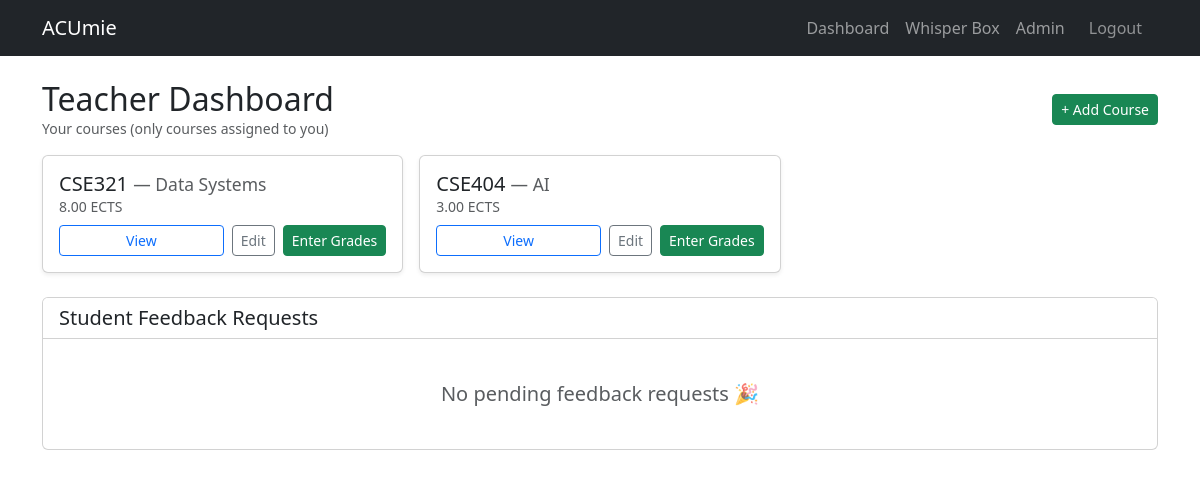
The page /grades/teacher/dashboard/ (signed in) on the database as committed earlier.
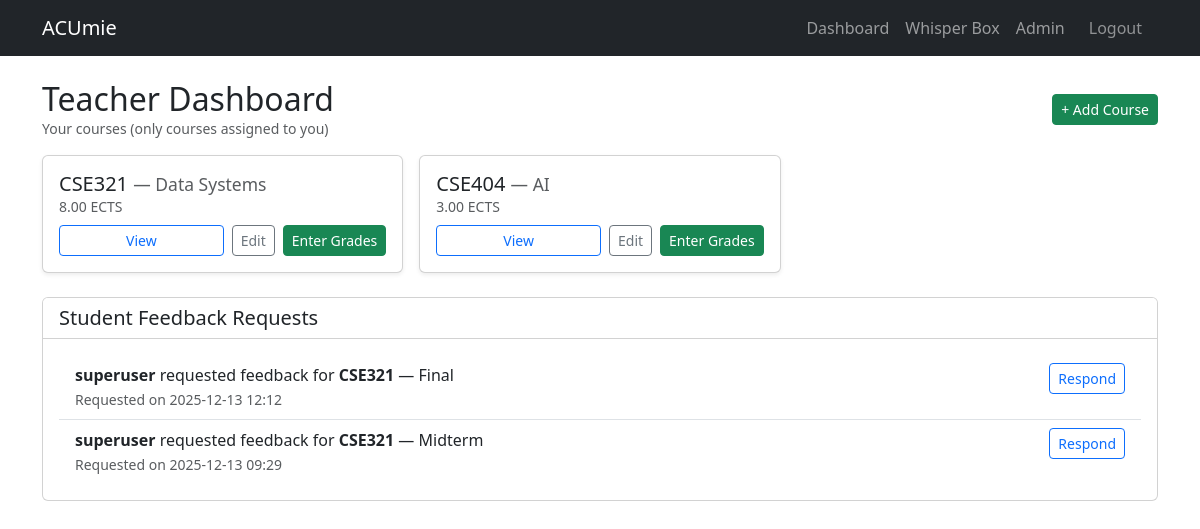
The same page on the database as committed later.
### courses/models.py (models this page shows, shortened)
class Course(models.Model):
    code = models.CharField(
        max_length=15,
        unique=True,
        verbose_name="Course Code"
    )
    title = models.CharField(
        max_length=255,
        verbose_name="Course Title"
    )
    ects_credit = models.DecimalField(
        max_digits=4,
        decimal_places=2,
        validators=[MinValueValidator(0)],
        verbose_name="ECTS Credit"
    )
    class Meta:
        verbose_name = "Course"
        verbose_name_plural = "Courses"
    instructor = models.ForeignKey(
        settings.AUTH_USER_MODEL,
        on_delete=models.SET_NULL,
        null=True,
        blank=True,
        related_name='instructed_courses',
        verbose_name="Instructor",
        limit_choices_to={'role': 'INSTRUCTOR'}
    )

class Assessment(models.Model):
    ASSESSMENT_TYPES = [
        ('MIDTERM', 'Midterm'),
        ('FINAL', 'Final'),
        ('HOMEWORK', 'Homework'),
        ('PROJECT', 'Project'),
        ('QUIZ', 'Quiz'),
        ('ATTENDANCE', 'Attendance'),
        ('OTHER', 'Other'),
    ]
    course = models.ForeignKey(
        'Course',
        on_delete=models.CASCADE,
        related_name='assessments',
        verbose_name="Course"
    )
    name = models.CharField(
        max_length=100,
        blank=True,
        null=True,
        verbose_name="Label / Name",
    )
    type = models.CharField(
        max_length=10,
        choices=ASSESSMENT_TYPES,
        default='MIDTERM',
        verbose_name="Assessment Type"
    )
    weight_percentage = models.DecimalField(
        max_digits=5,
        decimal_places=2,
        validators=[MinValueValidator(0), MaxValueValidator(100)],
        verbose_name="Weight Percentage (%)",
        help_text="The contribution percentage of this assessment to the overall course grade."
    )
    learning_outcomes = models.ManyToManyField(
        "outcomes.LearningOutcome",
        through='AssessmentLearningOutcome',
        related_name='assessments',
        verbose_name="Associated Learning Outcomes (LOs)" ,
        blank=True
    )
    class Meta:
        verbose_name = "Assessment"
        verbose_name_plural = "Assessments"

### feedback/models.py (models this page shows, shortened)
class FeedbackRequest(models.Model):
    student = models.ForeignKey(
        settings.AUTH_USER_MODEL,
        on_delete=models.CASCADE,
        related_name='feedback_requests'
    )
    assessment = models.ForeignKey(
        Assessment,
        on_delete=models.CASCADE,
        related_name='feedback_requests'
    )
    request_date = models.DateTimeField(auto_now_add=True)
    is_resolved = models.BooleanField(default=False)
    instructor_response = models.TextField(blank=True, null=True)
    class Meta:
        unique_together = ('student', 'assessment')
        ordering = ['-request_date']

### accounts/models.py (models this page shows, shortened)
class CustomUser(AbstractUser):
    role = models.CharField(
        max_length=20,
        choices=UserRole.choices,
        default=UserRole.STUDENT,
        verbose_name="Kullanıcı Rolü"
    )
    class Meta:
        verbose_name = "Kullanıcı"
        verbose_name_plural = "Kullanıcılar"

### grades/views_teacher.py (the view)
# urls.py: path('teacher/dashboard/', views_teacher.teacher_dashboard, name='teacher_dashboard'),
@login_required
def teacher_dashboard(request):
    user = request.user
    if not (user.is_staff or getattr(user, "role", "") == "INSTRUCTOR"):
        return HttpResponseForbidden()
    my_courses = Course.objects.all() if user.is_staff else Course.objects.filter(instructor=user)
    feedback_requests = FeedbackRequest.objects.filter(
        assessment__course__in=my_courses,
        is_resolved=False
    ).select_related("student", "assessment").order_by("-request_date")
    return render(request, "grades/teacher/dashboard.html", {
        "my_courses": my_courses.order_by("code"),
        "feedback_requests": feedback_requests,
        "total_courses": my_courses.count(),
    })

### grades/templates/grades/teacher/dashboard.html (shortened to what this page needs)
{% extends "base.html" %}
{% block content %}
<div class="container py-4">
  <div class="d-flex align-items-center justify-content-between mb-3">
    <div>
      <h2 class="mb-0">Teacher Dashboard</h2>
      <p class="mb-0 text-muted small">Your courses (only courses assigned to you)</p>
    </div>
    <div>
      <a class="btn btn-success btn-sm" href="{% url 'courses:teacher_course_create' %}">+ Add Course</a>
    </div>
  </div>
  <div class="row g-3 mb-4">
    {% for c in my_courses %}
      <div class="col-12 col-md-6 col-lg-4">
        <div class="card h-100 shadow-sm">
          <div class="card-body d-flex flex-column">
            <div class="mb-2">
              <h5 class="card-title mb-0">{{ c.code }} <small class="text-muted">— {{ c.title }}</small></h5>
              <div class="text-muted small">{{ c.ects_credit }} ECTS</div>
            </div>
            <div class="mt-auto d-flex gap-2">
              <a class="btn btn-sm btn-outline-primary flex-grow-1" href="{% url 'courses:detail' c.id %}">View</a>
              <a class="btn btn-sm btn-outline-secondary" href="{% url 'courses:teacher_course_edit' c.id %}">Edit</a>
              <a class="btn btn-sm btn-success" href="{% url 'grades:teacher_grade_entry' c.id %}">Enter Grades</a>
            </div>
          </div>
        </div>
      </div>
    {% empty %}
      <div class="col-12">
        <div class="alert alert-info">You have no assigned courses.</div>
      </div>
    {% endfor %}
  </div>
  <div class="card">
    <div class="card-header bg-white">
      <h5 class="mb-0">Student Feedback Requests</h5>
    </div>
    <div class="card-body">
      {% if feedback_requests %}
        <div class="list-group list-group-flush">
          {% for req in feedback_requests %}
            <div class="list-group-item d-flex justify-content-between align-items-start">
              <div>
                <strong>{{ req.student.get_full_name|default:req.student.username }}</strong>
                requested feedback for
                <strong>{{ req.assessment.course.code }}</strong>
                — {{ req.assessment.get_type_display }}
                <br>
                <small class="text-muted">Requested on {{ req.request_date|date:"Y-m-d H:i" }}</small>
              </div>
              <div class="text-end">
                <a class="btn btn-sm btn-outline-primary" href="#">Respond</a>
              </div>
            </div>
          {% endfor %}
        </div>
      {% else %}
        <div class="text-center text-muted py-4">
          <div class="fs-5">No pending feedback requests 🎉</div>
        </div>
      {% endif %}
    </div>
  </div>
</div>
{% endblock %}

### Acumie/templates/base.html (shortened to what this page needs)
<!DOCTYPE html>
<html lang="en">
<head>
    <link href="https://cdn.jsdelivr.net/npm/bootstrap@5.3.3/dist/css/bootstrap.min.css" rel="stylesheet">
    <link rel="stylesheet" href="https://cdn.jsdelivr.net/npm/bootstrap-icons@1.11.3/font/bootstrap-icons.min.css">
</head>
<body>
<nav class="navbar navbar-expand-lg navbar-dark bg-dark">
    <div class="container">
        <a class="navbar-brand" href="/">ACUmie</a>
        <div class="collapse navbar-collapse justify-content-end" id="navbarNav">
            <div class="navbar-nav">
                {% if user.is_authenticated %}
                    <a class="nav-link" href="{% url 'grades:dashboard' %}">Dashboard</a>
                    <a class="nav-link" href="{% url 'feedback:submit' %}">Whisper Box</a>
                    {% if user.is_staff %}
                        <a class="nav-link" href="{% url 'admin:index' %}">Admin</a>
                    {% endif %}
                    <form id="logout-form" method="post" action="{% url 'logout' %}" style="display:inline;">
                        <button type="submit"
                                class="nav-link text-white-50"
                                aria-label="Logout">
                            Logout
                        </button>
                    </form>
                {% else %}
                    <a class="nav-link" href="{% url 'login' %}">Login</a>
                {% endif %}
            </div>
        </div>
    </div>
</nav>
<div class="container-fluid">
    {% block content %}{% endblock %}
</div>
</body>
</html>

### Acumie/templates/base.html (style rules this page uses)
#logout-form button.nav-link { background: none; border: none; padding: 0.5rem 1rem; cursor: pointer; }

Rows that differ between the two databases and show on the page:
added FeedbackRequest: student.get_full_name "superuser", assessment.course.code "CSE321", assessment.type "Final", request_date "2025-12-13 12:12"
added FeedbackRequest: student.get_full_name "superuser", assessment.course.code "CSE321", assessment.type "Midterm", request_date "2025-12-13 09:29"
Other text that changed with them:
text no longer shown: "No pending feedback requests 🎉"
